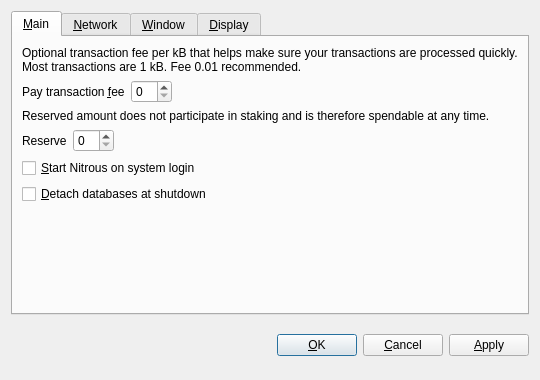
<?xml version="1.0" encoding="UTF-8"?>
<ui version="4.0">
 <class>OptionsDialog</class>
 <widget class="QDialog" name="OptionsDialog">
  <property name="geometry">
   <rect>
    <x>0</x>
    <y>0</y>
    <width>540</width>
    <height>380</height>
   </rect>
  </property>
  <property name="windowTitle">
   <string>Options</string>
  </property>
  <property name="modal">
   <bool>true</bool>
  </property>
  <layout class="QVBoxLayout" name="verticalLayout">
   <item>
    <widget class="QTabWidget" name="tabWidget">
     <property name="tabPosition">
      <enum>QTabWidget::North</enum>
     </property>
     <property name="currentIndex">
      <number>0</number>
     </property>
     <widget class="QWidget" name="tabMain">
      <attribute name="title">
       <string>&amp;Main</string>
      </attribute>
      <layout class="QVBoxLayout" name="verticalLayout_Main">
       <item>
        <widget class="QLabel" name="transactionFeeInfoLabel">
         <property name="text">
          <string>Optional transaction fee per kB that helps make sure your transactions are processed quickly. Most transactions are 1 kB. Fee 0.01 recommended.</string>
         </property>
         <property name="textFormat">
          <enum>Qt::PlainText</enum>
         </property>
         <property name="wordWrap">
          <bool>true</bool>
         </property>
        </widget>
       </item>
       <item>
        <layout class="QHBoxLayout" name="horizontalLayoutFee">
         <item>
          <widget class="QLabel" name="transactionFeeLabel">
           <property name="text">
            <string>Pay transaction &amp;fee</string>
           </property>
           <property name="textFormat">
            <enum>Qt::PlainText</enum>
           </property>
           <property name="buddy">
            <cstring>transactionFee</cstring>
           </property>
          </widget>
         </item>
         <item>
          <widget class="BitcoinAmountField" name="transactionFee"/>
         </item>
         <item>
          <spacer name="horizontalSpacerFee">
           <property name="orientation">
            <enum>Qt::Horizontal</enum>
           </property>
           <property name="sizeHint" stdset="0">
            <size>
             <width>40</width>
             <height>20</height>
            </size>
           </property>
          </spacer>
         </item>
        </layout>
       </item>
       <item>
        <widget class="QLabel" name="reserveBalanceInfoLabel">
         <property name="text">
          <string>Reserved amount does not participate in staking and is therefore spendable at any time.</string>
         </property>
         <property name="textFormat">
          <enum>Qt::PlainText</enum>
         </property>
         <property name="wordWrap">
          <bool>true</bool>
         </property>
        </widget>
       </item>
       <item>
        <layout class="QHBoxLayout" name="horizontalLayoutReserveBalance">
         <item>
          <widget class="QLabel" name="reserveBalanceLabel">
           <property name="text">
            <string>Reserve</string>
           </property>
           <property name="textFormat">
            <enum>Qt::PlainText</enum>
           </property>
           <property name="buddy">
            <cstring>reserveBalance</cstring>
           </property>
          </widget>
         </item>
         <item>
          <widget class="BitcoinAmountField" name="reserveBalance"/>
         </item>
         <item>
          <spacer name="horizontalSpacerReserveBalance">
           <property name="orientation">
            <enum>Qt::Horizontal</enum>
           </property>
           <property name="sizeHint" stdset="0">
            <size>
             <width>40</width>
             <height>20</height>
            </size>
           </property>
          </spacer>
         </item>
        </layout>
       </item>
       <item>
        <widget class="QCheckBox" name="bitcoinAtStartup">
         <property name="toolTip">
          <string>Automatically start Nitrous after logging in to the system.</string>
         </property>
         <property name="text">
          <string>&amp;Start Nitrous on system login</string>
         </property>
        </widget>
       </item>
       <item>
        <widget class="QCheckBox" name="detachDatabases">
         <property name="toolTip">
          <string>Detach block and address databases at shutdown. This means they can be moved to another data directory, but it slows down shutdown. The wallet is always detached.</string>
         </property>
         <property name="text">
          <string>&amp;Detach databases at shutdown</string>
         </property>
        </widget>
       </item>
       <item>
        <spacer name="verticalSpacer_Main">
         <property name="orientation">
          <enum>Qt::Vertical</enum>
         </property>
         <property name="sizeHint" stdset="0">
          <size>
           <width>20</width>
           <height>40</height>
          </size>
         </property>
        </spacer>
       </item>
      </layout>
     </widget>
     <widget class="QWidget" name="tabNetwork">
      <attribute name="title">
       <string>&amp;Network</string>
      </attribute>
      <layout class="QVBoxLayout" name="verticalLayout_Network">
       <item>
        <widget class="QCheckBox" name="mapPortUpnp">
         <property name="toolTip">
          <string>Automatically open the Nitrous client port on the router. This only works when your router supports UPnP and it is enabled.</string>
         </property>
         <property name="text">
          <string>Map port using &amp;UPnP</string>
         </property>
        </widget>
       </item>
       <item>
        <widget class="QCheckBox" name="connectSocks">
         <property name="toolTip">
          <string>Connect to the Nitrous network through a SOCKS proxy (e.g. when connecting through Tor).</string>
         </property>
         <property name="text">
          <string>&amp;Connect through SOCKS proxy:</string>
         </property>
        </widget>
       </item>
       <item>
        <layout class="QHBoxLayout" name="horizontalLayout_Network">
         <item>
          <widget class="QLabel" name="proxyIpLabel">
           <property name="text">
            <string>Proxy &amp;IP:</string>
           </property>
           <property name="textFormat">
            <enum>Qt::PlainText</enum>
           </property>
           <property name="buddy">
            <cstring>proxyIp</cstring>
           </property>
          </widget>
         </item>
         <item>
          <widget class="QValidatedLineEdit" name="proxyIp">
           <property name="maximumSize">
            <size>
             <width>140</width>
             <height>16777215</height>
            </size>
           </property>
           <property name="toolTip">
            <string>IP address of the proxy (e.g. 127.0.0.1)</string>
           </property>
          </widget>
         </item>
         <item>
          <widget class="QLabel" name="proxyPortLabel">
           <property name="text">
            <string>&amp;Port:</string>
           </property>
           <property name="textFormat">
            <enum>Qt::PlainText</enum>
           </property>
           <property name="buddy">
            <cstring>proxyPort</cstring>
           </property>
          </widget>
         </item>
         <item>
          <widget class="QLineEdit" name="proxyPort">
           <property name="maximumSize">
            <size>
             <width>55</width>
             <height>16777215</height>
            </size>
           </property>
           <property name="toolTip">
            <string>Port of the proxy (e.g. 9050)</string>
           </property>
          </widget>
         </item>
         <item>
          <widget class="QLabel" name="socksVersionLabel">
           <property name="text">
            <string>SOCKS &amp;Version:</string>
           </property>
           <property name="textFormat">
            <enum>Qt::PlainText</enum>
           </property>
           <property name="buddy">
            <cstring>socksVersion</cstring>
           </property>
          </widget>
         </item>
         <item>
          <widget class="QValueComboBox" name="socksVersion">
           <property name="toolTip">
            <string>SOCKS version of the proxy (e.g. 5)</string>
           </property>
          </widget>
         </item>
         <item>
          <spacer name="horizontalSpacer_Network">
           <property name="orientation">
            <enum>Qt::Horizontal</enum>
           </property>
           <property name="sizeHint" stdset="0">
            <size>
             <width>40</width>
             <height>20</height>
            </size>
           </property>
          </spacer>
         </item>
        </layout>
       </item>
       <item>
        <spacer name="verticalSpacer_Network">
         <property name="orientation">
          <enum>Qt::Vertical</enum>
         </property>
         <property name="sizeHint" stdset="0">
          <size>
           <width>20</width>
           <height>40</height>
          </size>
         </property>
        </spacer>
       </item>
      </layout>
     </widget>
     <widget class="QWidget" name="tabWindow">
      <attribute name="title">
       <string>&amp;Window</string>
      </attribute>
      <layout class="QVBoxLayout" name="verticalLayout_Window">
       <item>
        <widget class="QCheckBox" name="minimizeToTray">
         <property name="toolTip">
          <string>Show only a tray icon after minimizing the window.</string>
         </property>
         <property name="text">
          <string>&amp;Minimize to the tray instead of the taskbar</string>
         </property>
        </widget>
       </item>
       <item>
        <widget class="QCheckBox" name="minimizeOnClose">
         <property name="toolTip">
          <string>Minimize instead of exit the application when the window is closed. When this option is enabled, the application will be closed only after selecting Quit in the menu.</string>
         </property>
         <property name="text">
          <string>M&amp;inimize on close</string>
         </property>
        </widget>
       </item>
       <item>
        <spacer name="verticalSpacer_Window">
         <property name="orientation">
          <enum>Qt::Vertical</enum>
         </property>
         <property name="sizeHint" stdset="0">
          <size>
           <width>20</width>
           <height>40</height>
          </size>
         </property>
        </spacer>
       </item>
      </layout>
     </widget>
     <widget class="QWidget" name="tabDisplay">
      <attribute name="title">
       <string>&amp;Display</string>
      </attribute>
      <layout class="QVBoxLayout" name="verticalLayout_Display">
       <item>
        <layout class="QHBoxLayout" name="horizontalLayout_1_Display">
         <item>
          <widget class="QLabel" name="langLabel">
           <property name="text">
            <string>User Interface &amp;language:</string>
           </property>
           <property name="textFormat">
            <enum>Qt::PlainText</enum>
           </property>
           <property name="buddy">
            <cstring>lang</cstring>
           </property>
          </widget>
         </item>
         <item>
          <widget class="QValueComboBox" name="lang">
           <property name="toolTip">
            <string>The user interface language can be set here. This setting will take effect after restarting Nitrous.</string>
           </property>
          </widget>
         </item>
        </layout>
       </item>
       <item>
        <layout class="QHBoxLayout" name="horizontalLayout_2_Display">
         <item>
          <widget class="QLabel" name="unitLabel">
           <property name="text">
            <string>&amp;Unit to show amounts in:</string>
           </property>
           <property name="textFormat">
            <enum>Qt::PlainText</enum>
           </property>
           <property name="buddy">
            <cstring>unit</cstring>
           </property>
          </widget>
         </item>
         <item>
          <widget class="QValueComboBox" name="unit">
           <property name="toolTip">
            <string>Choose the default subdivision unit to show in the interface and when sending coins.</string>
           </property>
          </widget>
         </item>
        </layout>
       </item>
       <item>
        <widget class="QCheckBox" name="displayAddresses">
         <property name="toolTip">
          <string>Whether to show Nitrous addresses in the transaction list or not.</string>
         </property>
         <property name="text">
          <string>&amp;Display addresses in transaction list</string>
         </property>
        </widget>
       </item>
       <item>
        <widget class="QCheckBox" name="coinControlFeatures">
         <property name="toolTip">
          <string>Whether to show coin control features or not.</string>
         </property>
         <property name="text">
          <string>Display coin &amp;control features (experts only!)</string>
         </property>
        </widget>
       </item>
       <item>
        <spacer name="verticalSpacer_Display">
         <property name="orientation">
          <enum>Qt::Vertical</enum>
         </property>
         <property name="sizeHint" stdset="0">
          <size>
           <width>20</width>
           <height>40</height>
          </size>
         </property>
        </spacer>
       </item>
      </layout>
     </widget>
    </widget>
   </item>
   <item>
    <layout class="QHBoxLayout" name="horizontalLayout_Buttons">
     <item>
      <spacer name="horizontalSpacer_1">
       <property name="orientation">
        <enum>Qt::Horizontal</enum>
       </property>
       <property name="sizeHint" stdset="0">
        <size>
         <width>40</width>
         <height>48</height>
        </size>
       </property>
      </spacer>
     </item>
     <item>
      <widget class="QLabel" name="statusLabel">
       <property name="font">
        <font>
         <weight>75</weight>
         <bold>true</bold>
        </font>
       </property>
       <property name="text">
        <string/>
       </property>
       <property name="textFormat">
        <enum>Qt::PlainText</enum>
       </property>
       <property name="wordWrap">
        <bool>true</bool>
       </property>
      </widget>
     </item>
     <item>
      <spacer name="horizontalSpacer_2">
       <property name="orientation">
        <enum>Qt::Horizontal</enum>
       </property>
       <property name="sizeHint" stdset="0">
        <size>
         <width>40</width>
         <height>48</height>
        </size>
       </property>
      </spacer>
     </item>
     <item>
      <widget class="QPushButton" name="okButton">
       <property name="text">
        <string>&amp;OK</string>
       </property>
      </widget>
     </item>
     <item>
      <widget class="QPushButton" name="cancelButton">
       <property name="text">
        <string>&amp;Cancel</string>
       </property>
       <property name="autoDefault">
        <bool>false</bool>
       </property>
      </widget>
     </item>
     <item>
      <widget class="QPushButton" name="applyButton">
       <property name="text">
        <string>&amp;Apply</string>
       </property>
       <property name="autoDefault">
        <bool>false</bool>
       </property>
      </widget>
     </item>
    </layout>
   </item>
  </layout>
 </widget>
 <customwidgets>
  <customwidget>
   <class>BitcoinAmountField</class>
   <extends>QSpinBox</extends>
   <header>bitcoinamountfield.h</header>
  </customwidget>
  <customwidget>
   <class>QValueComboBox</class>
   <extends>QComboBox</extends>
   <header>qvaluecombobox.h</header>
  </customwidget>
  <customwidget>
   <class>QValidatedLineEdit</class>
   <extends>QLineEdit</extends>
   <header>qvalidatedlineedit.h</header>
  </customwidget>
 </customwidgets>
 <resources/>
 <connections/>
</ui>
